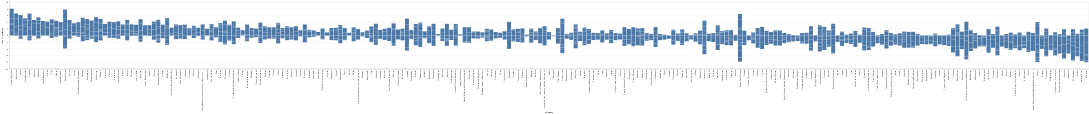

The notebook cell saved with this chart:
### Code cell
alt.Chart(climate).mark_bar().encode(
    x = alt.X('Country').sort('-y'),
    y = alt.Y('Sea Level Rise'),
    #tooltip = alt.Tooltip('Location')
    #color = alt.Color('Temperature')
    
)

### Figure 1 — Vega-Lite specification as saved in the notebook (floating-point values rounded to 4 significant figures; data arrays with more than 128 entries replaced by an {"elided": "..."} marker saying what was removed)
{"config": {"view": {"continuousWidth": 300, "continuousHeight": 300}}, "data": {"name": "data-316cc73430e526ec18ffad14eec89801"}, "mark": {"type": "bar"}, "encoding": {"x": {"field": "Country", "sort": "-y", "type": "nominal"}, "y": {"field": "Sea Level Rise", "type": "quantitative"}}, "$schema": "https://vega.github.io/schema/vega-lite/v5.16.3.json", "datasets": {"data-316cc73430e526ec18ffad14eec89801": {"elided": "1304 records"}}}
